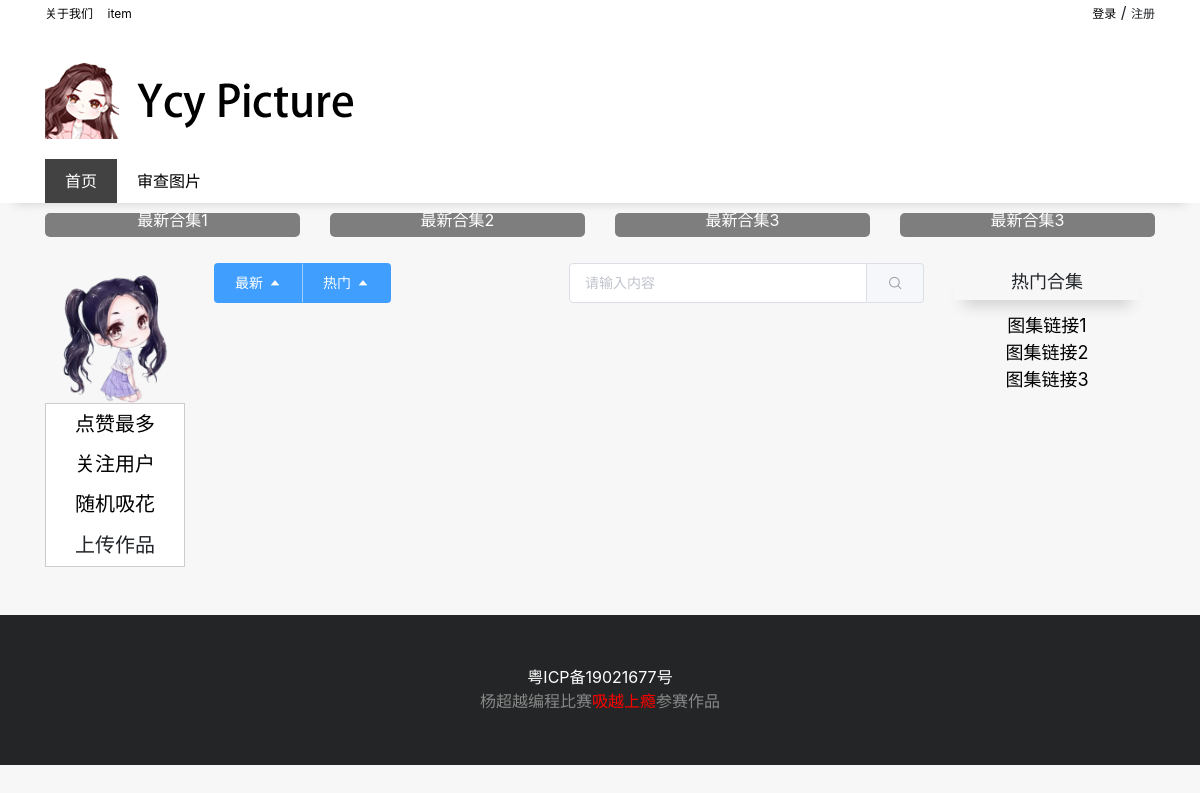
Before: / with the older database file.
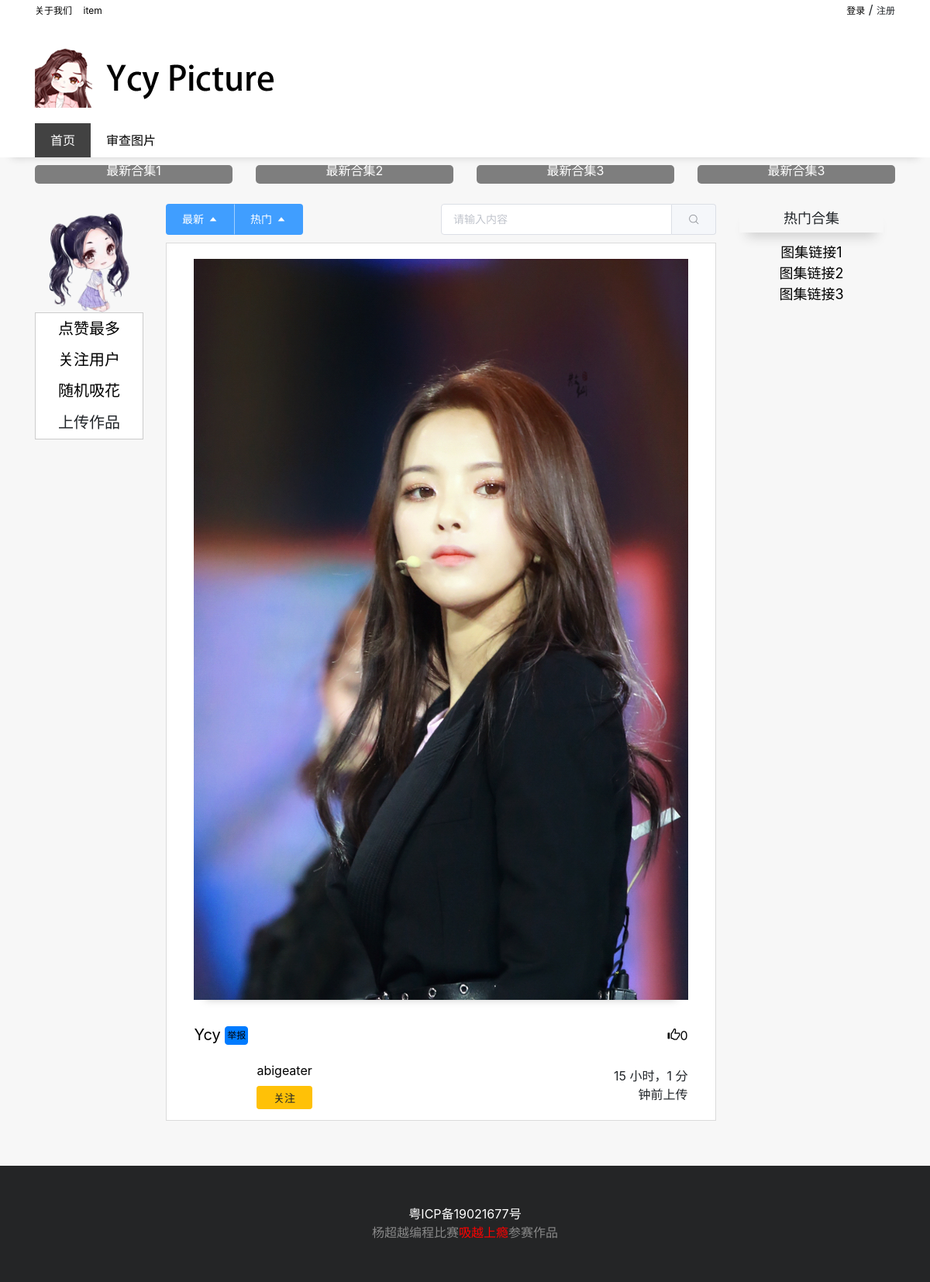
After: the same page with the newer database file.
### app/models.py (models this page shows, shortened)
class Picture(models.Model):
    user = models.ForeignKey('User',to_field='id',on_delete=models.PROTECT)
    filename = models.ImageField()
    title = models.CharField(max_length=256)
    haveher = models.BooleanField()
    good =  models.IntegerField(default=0)
    show = models.BooleanField(default=True)
    time = models.DateTimeField(default=timezone.now)
    read = models.BooleanField(default=False)

class User(models.Model):
    username = models.CharField(max_length=256)
    password = models.CharField(max_length=256)
    image = models.ImageField(null=True)
    fans =  models.IntegerField(default=0)

### app/views.py (the view, shortened to what this page needs)
# urls.py: path('', index),
def index(request):
    images = Picture.objects.filter(haveher=True,read=True,show=True).order_by('-time')
    try:
        return render(request, "main.html", {'images': images, 'username': request.session.get('username')})
    except KeyError:
        return render(request, "main.html", {'images':images})

### app/templates/main.html (shortened to what this page needs)
{% extends 'base.html' %}
{% block css %}
    <link rel="stylesheet" href="/static/css/index.css">
{% endblock %}
{% block content %}
	<div class="container">
		<div class="card-info row text-center">
			<div class="col">
				<div class="card-item">
					<a href="javascript:;" class="card-text">最新合集1</a>
				</div>
			</div>
			<div class="col">
				<div class="card-item">
					<a href="javascript:;" class="card-text">最新合集2</a>
				</div>
			</div>
			<div class="col">
				<div class="card-item">
					<a href="javascript:;" class="card-text">最新合集3</a>
				</div>
			</div>
			<div class="col">
				<div class="card-item">
					<a href="javascript:;" class="card-text">最新合集3</a>
				</div>
			</div>
		</div>
	</div>
<div class="container mt-3 mb-5">
    <div class="row m-0">
        <div class="left-nav col-2 text-center mr-4">
            <div id="nav-pf">
                <a href="javascript:;" class="left-gif">
                    <img src="/static/images/home.png" alt="" width="100%">
                </a>
                <div class="left-item">
                    <a href="/list/good">点赞最多</a>
                    <a href="/list/feed">关注用户</a>
                    <a href="/list/random">随机吸花</a>
                    <a  href="#updata-model" role="button" class="btn" data-toggle="modal">上传作品</a>
                </div>
            </div>
        </div>
        <div class="main-content col-8">
            <div id="skr" class="demo-input-size">
                <div class="skr-btn">
                    <el-button-group>
                        <el-button type="primary">最新<i class="el-icon-caret-top el-icon--right"></i></el-button>
                        <el-button type="primary">热门<i class="el-icon-caret-top el-icon--right"></i></el-button>
                    </el-button-group>
                </div>
                <div class="skr-input">
                    <el-input placeholder="请输入内容" v-model="input10" clearable>
                        <el-button slot="append" icon="el-icon-search"></el-button>
                    </el-input>
                </div>
            </div>
            {% for image in images%}
            <div class="article">
                <div class="article-content text-center m-auto">
                    <div class="article-img  text-center">
                        <img src="/static/images/{{ image.filename }}" alt="" width="100%">
                    </div>
                    <div class="row article-title">
                        <div class="col-8 t-zdy">
                            <a href="javascript:;">{{ image.title }}</a>
                            <button type="button" class="t-btn btn btn-primary"><a
                                    href="javascript:;">举报</a></button>
                        </div>
                        <div class="col-4 like text-right t-zdy">
                            <a href="javascript:;">
                                <span class="glyphicon glyphicon-thumbs-up"></span>{{ image.good }}
                            </a>
                        </div>
                    </div>
                </div>
                <div class="article-user text-center m-auto row">
                    <div class="a-info col-10">
                        <div class="user-img"><img src="/static/images/{{ image.user.image }}" alt="" width="100%"></div>
                        <div class="user-title text-left pl-3">
                            <a href="javascript:;" class="pb-2">{{ image.user.username }}</a>
                            <button type="button" class="btn-zdy btn btn-warning btn-sm">关注</button>
                        </div>
                    </div>
                    <div class="a-time col-2">
                        <span>{{ image.time|timesince }}前上传</span>
                    </div>
                </div>
            </div>
            {% endfor %}
        </div>
        <div class="main-sideba col text-center">
            <div class="notice">热门合集</div>
            <div class="notic-item">
                <a href="#">图集链接1</a>
                <a href="#">图集链接2</a>
                <a href="#">图集链接3</a>
            </div>
        </div>
    </div>
</div>
{% endblock %}

Changed rows visible on the page:
now on this page (row edited): Picture: filename (picture), title "Ycy", good "0", user.username "abigeater", time "15 小时，1 分钟"
